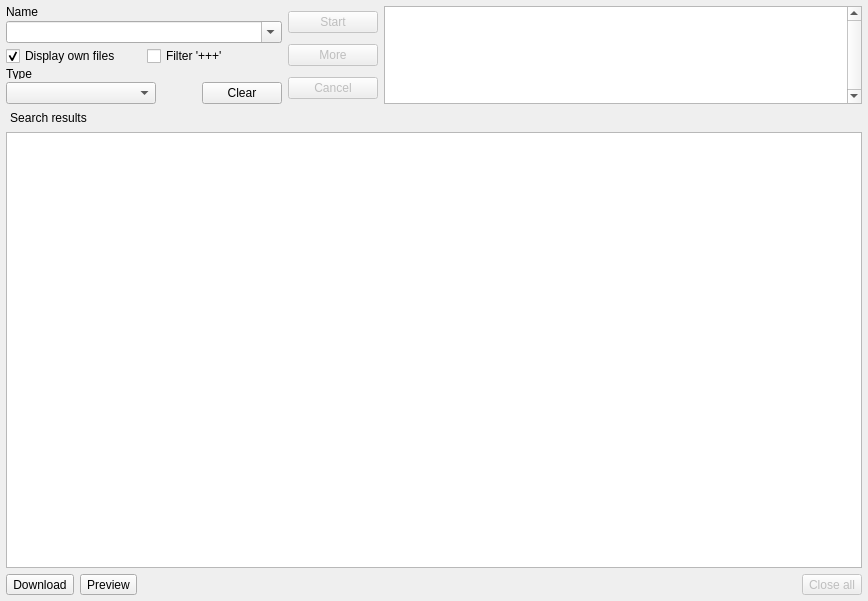
<?xml version="1.0" encoding="UTF-8"?>
<ui version="4.0">
 <class>search_widget</class>
 <widget class="QWidget" name="search_widget">
  <property name="geometry">
   <rect>
    <x>0</x>
    <y>0</y>
    <width>868</width>
    <height>601</height>
   </rect>
  </property>
  <property name="windowTitle">
   <string>search_widget</string>
  </property>
  <layout class="QVBoxLayout" name="verticalLayout">
   <property name="spacing">
    <number>3</number>
   </property>
   <property name="margin">
    <number>6</number>
   </property>
   <item>
    <layout class="QHBoxLayout" name="horizontalLayout_5">
     <item>
      <layout class="QVBoxLayout" name="verticalLayout_3">
       <property name="spacing">
        <number>3</number>
       </property>
       <item>
        <widget class="QLabel" name="label">
         <property name="minimumSize">
          <size>
           <width>0</width>
           <height>12</height>
          </size>
         </property>
         <property name="maximumSize">
          <size>
           <width>16777215</width>
           <height>12</height>
          </size>
         </property>
         <property name="text">
          <string>Name</string>
         </property>
        </widget>
       </item>
       <item>
        <widget class="QComboBox" name="comboName">
         <property name="sizePolicy">
          <sizepolicy hsizetype="Preferred" vsizetype="Fixed">
           <horstretch>0</horstretch>
           <verstretch>0</verstretch>
          </sizepolicy>
         </property>
         <property name="minimumSize">
          <size>
           <width>0</width>
           <height>0</height>
          </size>
         </property>
         <property name="maximumSize">
          <size>
           <width>16777215</width>
           <height>16777215</height>
          </size>
         </property>
         <property name="editable">
          <bool>true</bool>
         </property>
        </widget>
       </item>
       <item>
        <layout class="QHBoxLayout" name="horizontalLayout_6">
         <property name="sizeConstraint">
          <enum>QLayout::SetDefaultConstraint</enum>
         </property>
         <item>
          <widget class="QCheckBox" name="checkOwn">
           <property name="sizePolicy">
            <sizepolicy hsizetype="Preferred" vsizetype="Fixed">
             <horstretch>0</horstretch>
             <verstretch>0</verstretch>
            </sizepolicy>
           </property>
           <property name="minimumSize">
            <size>
             <width>0</width>
             <height>0</height>
            </size>
           </property>
           <property name="maximumSize">
            <size>
             <width>16777215</width>
             <height>16777215</height>
            </size>
           </property>
           <property name="text">
            <string>Display own files</string>
           </property>
           <property name="checked">
            <bool>true</bool>
           </property>
           <property name="tristate">
            <bool>false</bool>
           </property>
          </widget>
         </item>
         <item>
          <widget class="QCheckBox" name="checkPlus">
           <property name="sizePolicy">
            <sizepolicy hsizetype="Preferred" vsizetype="Fixed">
             <horstretch>0</horstretch>
             <verstretch>0</verstretch>
            </sizepolicy>
           </property>
           <property name="maximumSize">
            <size>
             <width>16777215</width>
             <height>16777215</height>
            </size>
           </property>
           <property name="text">
            <string>Filter '+++'</string>
           </property>
          </widget>
         </item>
        </layout>
       </item>
       <item>
        <widget class="QLabel" name="label_2">
         <property name="sizePolicy">
          <sizepolicy hsizetype="Preferred" vsizetype="Preferred">
           <horstretch>0</horstretch>
           <verstretch>0</verstretch>
          </sizepolicy>
         </property>
         <property name="minimumSize">
          <size>
           <width>0</width>
           <height>10</height>
          </size>
         </property>
         <property name="maximumSize">
          <size>
           <width>16777215</width>
           <height>10</height>
          </size>
         </property>
         <property name="text">
          <string>Type</string>
         </property>
        </widget>
       </item>
       <item>
        <layout class="QHBoxLayout" name="horizontalLayout_7">
         <item>
          <widget class="QComboBox" name="comboType">
           <property name="sizePolicy">
            <sizepolicy hsizetype="Minimum" vsizetype="Fixed">
             <horstretch>0</horstretch>
             <verstretch>0</verstretch>
            </sizepolicy>
           </property>
           <property name="minimumSize">
            <size>
             <width>150</width>
             <height>0</height>
            </size>
           </property>
          </widget>
         </item>
         <item>
          <spacer name="horizontalSpacer">
           <property name="orientation">
            <enum>Qt::Horizontal</enum>
           </property>
           <property name="sizeType">
            <enum>QSizePolicy::Minimum</enum>
           </property>
           <property name="sizeHint" stdset="0">
            <size>
             <width>40</width>
             <height>20</height>
            </size>
           </property>
          </spacer>
         </item>
         <item>
          <widget class="QPushButton" name="btnClear">
           <property name="sizePolicy">
            <sizepolicy hsizetype="Fixed" vsizetype="Fixed">
             <horstretch>0</horstretch>
             <verstretch>0</verstretch>
            </sizepolicy>
           </property>
           <property name="text">
            <string>Clear</string>
           </property>
          </widget>
         </item>
        </layout>
       </item>
      </layout>
     </item>
     <item>
      <layout class="QVBoxLayout" name="verticalLayout_4">
       <property name="sizeConstraint">
        <enum>QLayout::SetDefaultConstraint</enum>
       </property>
       <item>
        <widget class="QPushButton" name="btnStart">
         <property name="enabled">
          <bool>false</bool>
         </property>
         <property name="sizePolicy">
          <sizepolicy hsizetype="Fixed" vsizetype="Fixed">
           <horstretch>0</horstretch>
           <verstretch>0</verstretch>
          </sizepolicy>
         </property>
         <property name="minimumSize">
          <size>
           <width>90</width>
           <height>0</height>
          </size>
         </property>
         <property name="maximumSize">
          <size>
           <width>80</width>
           <height>16777215</height>
          </size>
         </property>
         <property name="text">
          <string>Start</string>
         </property>
         <property name="flat">
          <bool>false</bool>
         </property>
        </widget>
       </item>
       <item>
        <widget class="QPushButton" name="btnMore">
         <property name="enabled">
          <bool>false</bool>
         </property>
         <property name="sizePolicy">
          <sizepolicy hsizetype="Fixed" vsizetype="Fixed">
           <horstretch>0</horstretch>
           <verstretch>0</verstretch>
          </sizepolicy>
         </property>
         <property name="minimumSize">
          <size>
           <width>90</width>
           <height>0</height>
          </size>
         </property>
         <property name="maximumSize">
          <size>
           <width>80</width>
           <height>16777215</height>
          </size>
         </property>
         <property name="text">
          <string>More</string>
         </property>
        </widget>
       </item>
       <item>
        <widget class="QPushButton" name="btnCancel">
         <property name="enabled">
          <bool>false</bool>
         </property>
         <property name="sizePolicy">
          <sizepolicy hsizetype="Fixed" vsizetype="Fixed">
           <horstretch>0</horstretch>
           <verstretch>0</verstretch>
          </sizepolicy>
         </property>
         <property name="minimumSize">
          <size>
           <width>90</width>
           <height>0</height>
          </size>
         </property>
         <property name="maximumSize">
          <size>
           <width>80</width>
           <height>16777215</height>
          </size>
         </property>
         <property name="text">
          <string>Cancel</string>
         </property>
        </widget>
       </item>
      </layout>
     </item>
     <item>
      <widget class="QTableWidget" name="tableCond">
       <property name="sizePolicy">
        <sizepolicy hsizetype="Expanding" vsizetype="Ignored">
         <horstretch>0</horstretch>
         <verstretch>0</verstretch>
        </sizepolicy>
       </property>
       <property name="maximumSize">
        <size>
         <width>16777215</width>
         <height>16777215</height>
        </size>
       </property>
       <property name="verticalScrollBarPolicy">
        <enum>Qt::ScrollBarAlwaysOn</enum>
       </property>
       <property name="columnCount">
        <number>2</number>
       </property>
       <attribute name="horizontalHeaderVisible">
        <bool>false</bool>
       </attribute>
       <attribute name="horizontalHeaderStretchLastSection">
        <bool>true</bool>
       </attribute>
       <attribute name="verticalHeaderVisible">
        <bool>false</bool>
       </attribute>
       <attribute name="verticalHeaderDefaultSectionSize">
        <number>18</number>
       </attribute>
       <attribute name="verticalHeaderMinimumSectionSize">
        <number>18</number>
       </attribute>
       <column/>
       <column/>
      </widget>
     </item>
    </layout>
   </item>
   <item>
    <layout class="QHBoxLayout" name="horizontalLayout">
     <item>
      <widget class="QPushButton" name="btnResults">
       <property name="sizePolicy">
        <sizepolicy hsizetype="Preferred" vsizetype="Fixed">
         <horstretch>0</horstretch>
         <verstretch>0</verstretch>
        </sizepolicy>
       </property>
       <property name="minimumSize">
        <size>
         <width>0</width>
         <height>0</height>
        </size>
       </property>
       <property name="maximumSize">
        <size>
         <width>16777215</width>
         <height>16777215</height>
        </size>
       </property>
       <property name="layoutDirection">
        <enum>Qt::LeftToRight</enum>
       </property>
       <property name="text">
        <string>Search results</string>
       </property>
       <property name="icon">
        <iconset resource="../icons.qrc">
         <normaloff>:/icons/search/SearchResults.ico</normaloff>:/icons/search/SearchResults.ico</iconset>
       </property>
       <property name="flat">
        <bool>true</bool>
       </property>
      </widget>
     </item>
     <item>
      <spacer name="horizontalSpacer_2">
       <property name="orientation">
        <enum>Qt::Horizontal</enum>
       </property>
       <property name="sizeHint" stdset="0">
        <size>
         <width>40</width>
         <height>20</height>
        </size>
       </property>
      </spacer>
     </item>
    </layout>
   </item>
   <item>
    <layout class="QHBoxLayout" name="horizontalLayoutTabs"/>
   </item>
   <item>
    <widget class="QTreeView" name="treeResult">
     <property name="editTriggers">
      <set>QAbstractItemView::NoEditTriggers</set>
     </property>
     <property name="selectionMode">
      <enum>QAbstractItemView::MultiSelection</enum>
     </property>
     <property name="selectionBehavior">
      <enum>QAbstractItemView::SelectRows</enum>
     </property>
     <property name="rootIsDecorated">
      <bool>false</bool>
     </property>
     <property name="itemsExpandable">
      <bool>false</bool>
     </property>
     <property name="sortingEnabled">
      <bool>true</bool>
     </property>
     <attribute name="headerShowSortIndicator" stdset="0">
      <bool>true</bool>
     </attribute>
    </widget>
   </item>
   <item>
    <widget class="QWidget" name="widget" native="true"/>
   </item>
   <item>
    <layout class="QHBoxLayout" name="horizontalLayout_2">
     <item>
      <widget class="QToolButton" name="btnDownload">
       <property name="sizePolicy">
        <sizepolicy hsizetype="Preferred" vsizetype="Preferred">
         <horstretch>0</horstretch>
         <verstretch>0</verstretch>
        </sizepolicy>
       </property>
       <property name="minimumSize">
        <size>
         <width>0</width>
         <height>0</height>
        </size>
       </property>
       <property name="maximumSize">
        <size>
         <width>16777215</width>
         <height>16777215</height>
        </size>
       </property>
       <property name="layoutDirection">
        <enum>Qt::LeftToRight</enum>
       </property>
       <property name="text">
        <string>Download</string>
       </property>
       <property name="icon">
        <iconset>
         <normaloff>:/emule/search/Download.png</normaloff>:/emule/search/Download.png</iconset>
       </property>
       <property name="iconSize">
        <size>
         <width>16</width>
         <height>16</height>
        </size>
       </property>
       <property name="toolButtonStyle">
        <enum>Qt::ToolButtonTextBesideIcon</enum>
       </property>
      </widget>
     </item>
     <item>
      <widget class="QToolButton" name="btnPreview">
       <property name="sizePolicy">
        <sizepolicy hsizetype="Preferred" vsizetype="Preferred">
         <horstretch>0</horstretch>
         <verstretch>0</verstretch>
        </sizepolicy>
       </property>
       <property name="minimumSize">
        <size>
         <width>0</width>
         <height>0</height>
        </size>
       </property>
       <property name="maximumSize">
        <size>
         <width>16777215</width>
         <height>16777215</height>
        </size>
       </property>
       <property name="text">
        <string>Preview</string>
       </property>
       <property name="icon">
        <iconset>
         <normaloff>:/emule/search/preview32.png</normaloff>:/emule/search/preview32.png</iconset>
       </property>
       <property name="iconSize">
        <size>
         <width>16</width>
         <height>16</height>
        </size>
       </property>
       <property name="toolButtonStyle">
        <enum>Qt::ToolButtonTextBesideIcon</enum>
       </property>
      </widget>
     </item>
     <item>
      <spacer name="horizontalSpacer_3">
       <property name="orientation">
        <enum>Qt::Horizontal</enum>
       </property>
       <property name="sizeHint" stdset="0">
        <size>
         <width>40</width>
         <height>20</height>
        </size>
       </property>
      </spacer>
     </item>
     <item>
      <widget class="QToolButton" name="btnCloseAll">
       <property name="enabled">
        <bool>false</bool>
       </property>
       <property name="sizePolicy">
        <sizepolicy hsizetype="Preferred" vsizetype="Preferred">
         <horstretch>0</horstretch>
         <verstretch>0</verstretch>
        </sizepolicy>
       </property>
       <property name="text">
        <string>Close all</string>
       </property>
      </widget>
     </item>
    </layout>
   </item>
  </layout>
  <action name="actionDownload">
   <property name="icon">
    <iconset resource="../icons.qrc">
     <normaloff>:/icons/search/Download.png</normaloff>:/icons/search/Download.png</iconset>
   </property>
   <property name="text">
    <string>Download</string>
   </property>
  </action>
  <action name="actionPreview">
   <property name="icon">
    <iconset resource="../icons.qrc">
     <normaloff>:/icons/search/preview32.png</normaloff>:/icons/search/preview32.png</iconset>
   </property>
   <property name="text">
    <string>Preview</string>
   </property>
  </action>
  <action name="actionClose_all">
   <property name="icon">
    <iconset resource="../icons.qrc">
     <normaloff>:/icons/search/closeall.png</normaloff>:/icons/search/closeall.png</iconset>
   </property>
   <property name="text">
    <string>Close all</string>
   </property>
   <property name="toolTip">
    <string>Close all</string>
   </property>
  </action>
  <action name="actionSearch_related">
   <property name="icon">
    <iconset resource="../icons.qrc">
     <normaloff>:/icons/search/SearchRelated.png</normaloff>:/icons/search/SearchRelated.png</iconset>
   </property>
   <property name="text">
    <string>Search related</string>
   </property>
  </action>
  <action name="actionED2K_link">
   <property name="icon">
    <iconset resource="../icons.qrc">
     <normaloff>:/icons/common/eD2kLink.png</normaloff>:/icons/common/eD2kLink.png</iconset>
   </property>
   <property name="text">
    <string>ED2K link</string>
   </property>
  </action>
  <action name="actionDownload_pause">
   <property name="icon">
    <iconset resource="../icons.qrc">
     <normaloff>:/icons/search/Download.png</normaloff>:/icons/search/Download.png</iconset>
   </property>
   <property name="text">
    <string>Download pause</string>
   </property>
  </action>
 </widget>
 <layoutdefault spacing="6" margin="11"/>
 <resources>
  <include location="../icons.qrc"/>
 </resources>
 <connections/>
</ui>
